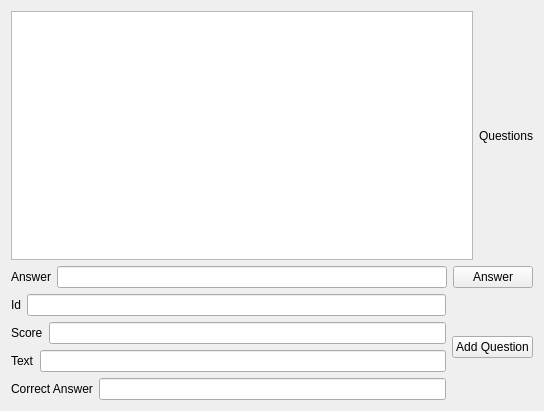
<?xml version="1.0" encoding="UTF-8"?>
<ui version="4.0">
 <class>Presenter</class>
 <widget class="QWidget" name="Presenter">
  <property name="geometry">
   <rect>
    <x>0</x>
    <y>0</y>
    <width>544</width>
    <height>411</height>
   </rect>
  </property>
  <property name="windowTitle">
   <string>Presenter</string>
  </property>
  <layout class="QVBoxLayout" name="verticalLayout_2">
   <item>
    <layout class="QHBoxLayout" name="horizontalLayout">
     <item>
      <widget class="QListWidget" name="listWidget"/>
     </item>
     <item>
      <widget class="QLabel" name="q_label">
       <property name="text">
        <string>Questions</string>
       </property>
      </widget>
     </item>
    </layout>
   </item>
   <item>
    <layout class="QHBoxLayout" name="horizontalLayout_8">
     <item>
      <layout class="QHBoxLayout" name="horizontalLayout_6">
       <item>
        <widget class="QLabel" name="answerlabel">
         <property name="text">
          <string>Answer</string>
         </property>
        </widget>
       </item>
       <item>
        <widget class="QLineEdit" name="answerLine"/>
       </item>
      </layout>
     </item>
     <item>
      <widget class="QPushButton" name="answerButton">
       <property name="text">
        <string>Answer</string>
       </property>
      </widget>
     </item>
    </layout>
   </item>
   <item>
    <layout class="QHBoxLayout" name="horizontalLayout_7">
     <item>
      <layout class="QVBoxLayout" name="verticalLayout">
       <item>
        <layout class="QHBoxLayout" name="horizontalLayout_2">
         <item>
          <widget class="QLabel" name="idLabel">
           <property name="text">
            <string>Id</string>
           </property>
          </widget>
         </item>
         <item>
          <widget class="QLineEdit" name="idLine"/>
         </item>
        </layout>
       </item>
       <item>
        <layout class="QHBoxLayout" name="horizontalLayout_3">
         <item>
          <widget class="QLabel" name="scoreLabel">
           <property name="text">
            <string>Score</string>
           </property>
          </widget>
         </item>
         <item>
          <widget class="QLineEdit" name="scoreLine"/>
         </item>
        </layout>
       </item>
       <item>
        <layout class="QHBoxLayout" name="horizontalLayout_4">
         <item>
          <widget class="QLabel" name="textLabel">
           <property name="text">
            <string>Text</string>
           </property>
          </widget>
         </item>
         <item>
          <widget class="QLineEdit" name="textLine"/>
         </item>
        </layout>
       </item>
       <item>
        <layout class="QHBoxLayout" name="horizontalLayout_5">
         <item>
          <widget class="QLabel" name="correctAnsweLabel">
           <property name="text">
            <string>Correct Answer</string>
           </property>
          </widget>
         </item>
         <item>
          <widget class="QLineEdit" name="correctAnswerLine"/>
         </item>
        </layout>
       </item>
      </layout>
     </item>
     <item>
      <widget class="QPushButton" name="questionButton">
       <property name="text">
        <string>Add Question</string>
       </property>
      </widget>
     </item>
    </layout>
   </item>
  </layout>
 </widget>
 <resources/>
 <connections/>
</ui>
